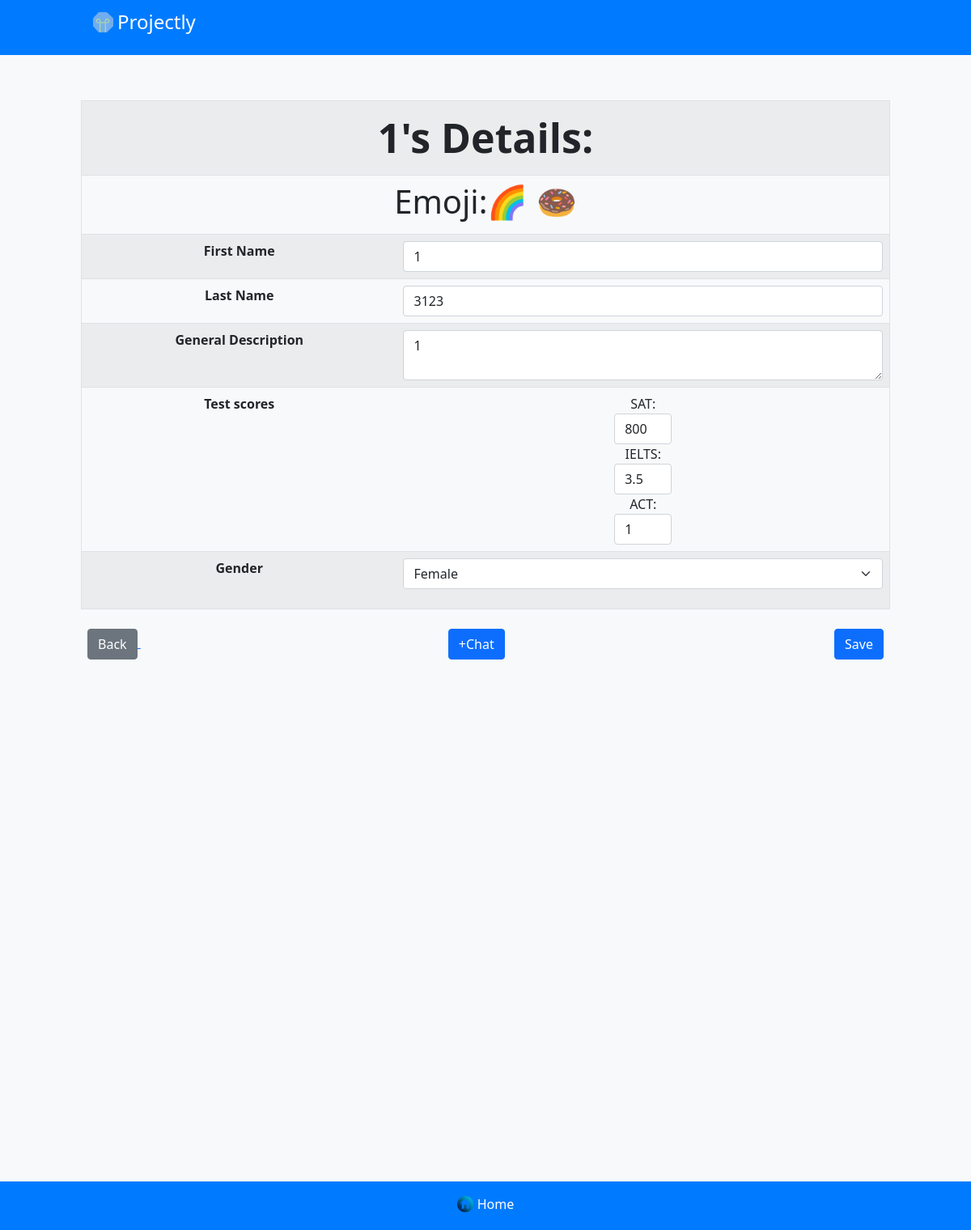
The app's page /profile.php?id=5 with its own data.
### tables this page shows
CREATE TABLE `profiledata` (
  `id` int(11) NOT NULL,
  `name` varchar(50) NOT NULL,
  `surname` varchar(50) NOT NULL,
  `profile_picture` varchar(255) DEFAULT NULL,
  `description` mediumtext,
  `gender` enum('Male','Female') NOT NULL,
  `user_id` int(11) DEFAULT NULL,
  `sat` int(11) DEFAULT NULL,
  `act` int(11) DEFAULT NULL,
  `ielts` decimal(3,1) DEFAULT NULL,
  `emojis` varchar(10) DEFAULT NULL
);

### profile.php (the view, shortened to what this page needs)
<?php
include 'C:/MAMP/htdocs/database/db_connect.php';
$userId = isset($_GET['id']) ? intval($_GET['id']) : (isset($_SESSION['id']) ? $_SESSION['id'] : 0);
$isCurrentUser = ($userId == $_SESSION['id']);
$userId = isset($_GET['id']) ? intval($_GET['id']) : (isset($_SESSION['id']) ? $_SESSION['id'] : 0);
if ($userId > 0) {
    $stmt = $conn->prepare("SELECT name, surname, gender, description, sat, ielts, act, emojis FROM profiledata WHERE id = ?");
    $stmt->bind_param("i", $userId);
    $stmt->execute();
    $stmt->bind_result($name, $surname, $gender, $description, $sat, $ielts, $act, $emojis);
}?>
<!DOCTYPE html>
<html lang="en">
<head>
<link rel="stylesheet" href="styles.css" />
    <link href="https://cdn.jsdelivr.net/npm/bootstrap@5.0.2/dist/css/bootstrap.min.css" rel="stylesheet">
</head>
<body class="bg-light">
<div class="header">
    <h1><img src="Pictures/Projectly.png" alt="projectly icon" style="width:35px; margin-bottom:5px;">Projectly</h1>
</div>
<div class="container p-5 d-flex flex-column align-items-center">
    <form method="POST">
        <table class="table table-striped" style="width:1000px; height:600px; text-align: center;">
            <h1>
                <th colspan="2" style="font-size: 50px; text-align: center;">
                <?= htmlspecialchars($name); ?>'s Details:
                </th>
            </h1>
            <tr>
<th colspan="2"style="text-align: center;"><h1>Emoji:<?= isset($emojis) ? implode(' ', explode(',', $emojis)) : ''; ?></h1></th>
</tr>
            <tr>
                <th>First Name</th>
                <td>
                    <input type="text" name="name" id="name" class="form-control"
                           value="<?= isset($name) ? htmlspecialchars($name) : ''; ?>" required>
                </td>
            </tr>
            <tr>
                <th>Last Name</th>
                <td>
                    <input type="text" name="surname" id="surname" class="form-control" value="<?= isset($surname) ? htmlspecialchars($surname) : ''; ?>" required>
                </td>
            </tr>
            <tr>
                <th>General Description</th>
                <td>
                    <textarea name="description" id="description" class="form-control" required><?= isset($description)?htmlspecialchars(trim($description)):'';?></textarea>
                </td>
            </tr>
            <tr>
                <th>Test scores</th>
                <td align="center">
                SAT:<input type="text" style="width:12%" name="sat" maxlength="4" id="sat" pattern="\d{1,4}" class="form-control" value="<?= isset($sat) ? htmlspecialchars($sat) : ''; ?>" required />
                IELTS:<input type="text" style="width:12%" name="ielts" id="ielts" maxlength="3" pattern="\d{1,2}(\.\d)?" class="form-control" value="<?= isset($ielts) ? htmlspecialchars($ielts) : ''; ?>" required />
                ACT:<input type="text"  style="width:12%" name="act" maxlength="4"  id="act" pattern="\d{1,2}" class="form-control" value="<?= isset($act) ? htmlspecialchars($act) : ''; ?>"required/>
                </td>
            </tr>
            <tr>
                <th>Gender</th>
                <td>
                    <select name="gender" class="form-select form-select mb-3" aria-label=".form-select-lg example" required>
                        <option value="Female" <?= isset($gender) && $gender === 'Female' ? 'selected' : ''; ?>>Female</option>
                    </select>
                </td>
            </tr>
        </table>
        <div class="p-2">
            <button type="submit" name="update_profile" class="btn btn-primary float-end">Save</button>
            <a href="index.php">
                <label class="btn btn-secondary "  >Back</label>
            </a>
            <?php if (!$isCurrentUser): ?>
            <a href="chat.php?user_id=<?= $userId; ?>" class="btn btn-primary" style="margin-left:380px;">+Chat</a>
            <?php endif; ?>
        </div>
    </form>
    </div>
    <div class="footer-nav" >
        <a href="index.php"><img src="pictures/home-icon.png" alt="Home Icon" class="home-icon" style="margin-bottom:10px;">Home</a>
    </div>
</body>
</html>

### styles.css (style rules this page uses)
body { min-height: 190vh; display: flex; flex-direction: column; }
table, th, td, tr { border: 1px solid rgb(126, 126, 126); border-collapse: collapse; }
.profile-icon, .create-icon, .home-icon { max-width: 20px; max-height: 20px; margin-right: 5px; width: auto; height: auto; position: relative; top: 3px; }
body { font-family: Arial, sans-serif; margin: 0; padding: 0; background-color: #f4f4f4; padding-bottom: 50px; }
.container { width: 80%; margin: 0 auto; padding: 20px; padding-bottom: 100px; }
.header { background-image: url('project.jpeg'); background-size: cover; background-position: center; background-color: #007bff; background-blend-mode: multiply; display: flex; justify-content: space-between; align-items: center; padding: 10px; background-color: #007bff; color: white; text-decoration: none; }
.header h1 { font-size: 24px; text-decoration: none; margin-left: 100px; }
.footer-nav { background-image: url('project.jpeg'); background-size: cover; background-color: #007bff; background-blend-mode: multiply; display: flex; justify-content: space-around; padding: 15px; background-color: #007bff; position: fixed; bottom: 0; width: 100%; color: white; }
.footer-nav a { color: white; text-decoration: none; }

### records on screen
profiledata: name "1", emojis "🌈 🍩", surname "3123", description "1", sat "800", ielts "3.5", act "1", gender "Female"
